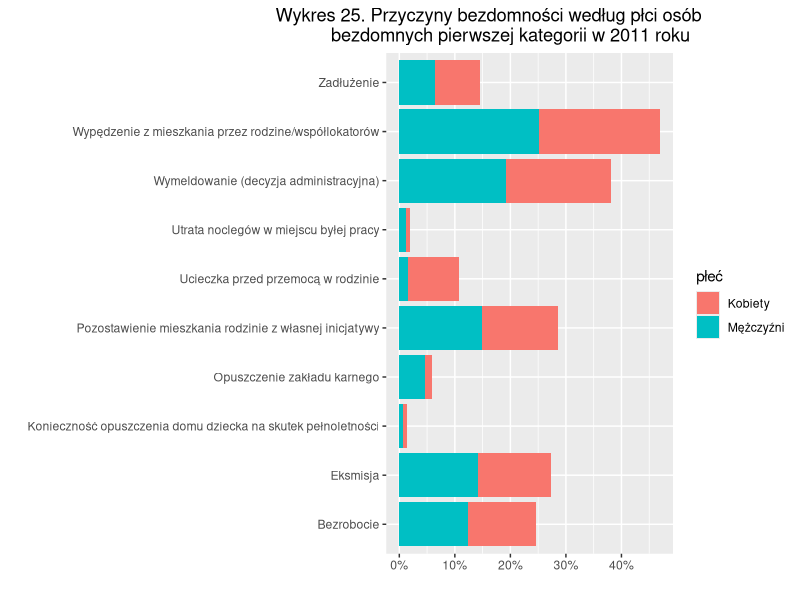

Source code (R):
## ---- chunk 1
knitr::opts_chunk$set(echo = TRUE)
## ---- chunk 2
library(ggplot2)
kobiety <- read.csv("kobiety.csv", header=FALSE, dec=",", na.strings="-")
mezczyzni <- read.csv("mezczyzni.csv", header=FALSE, dec=",", na.strings="-")
ogolem <- read.csv("ogolem.csv", header=FALSE, dec=",", na.strings="-")

mezczyzni[,7] <- rep("Mężczyźni", times=nrow(mezczyzni))
kobiety[,7] <- rep("Kobiety", times=nrow(kobiety))
mezczyzni[,2:6] <- mezczyzni[,2:6]/6547
kobiety[,2:6] <- kobiety[,2:6]/1115
wynik <- rbind(mezczyzni,kobiety)
wynik[is.na(wynik)] <- 0

wynik2 <- wynik[c(-1,-12),]
wynik3 <- wynik2
wynik3[1:(nrow(wynik3)/2),2:6] <- wynik3[1:(nrow(wynik3)/2),2:6]/6547

ggplot(wynik2, aes(x=V1, y=V2, fill=V7)) + geom_col() +coord_flip() +labs(y="",x="", fill="płeć", title="Wykres 25. Przyczyny bezdomności według płci osób \nbezdomnych pierwszej kategorii w 2011 roku") +
    theme(plot.title = element_text(hjust=0.77)) + scale_y_continuous(labels = scales::percent_format(accuracy = 1))
